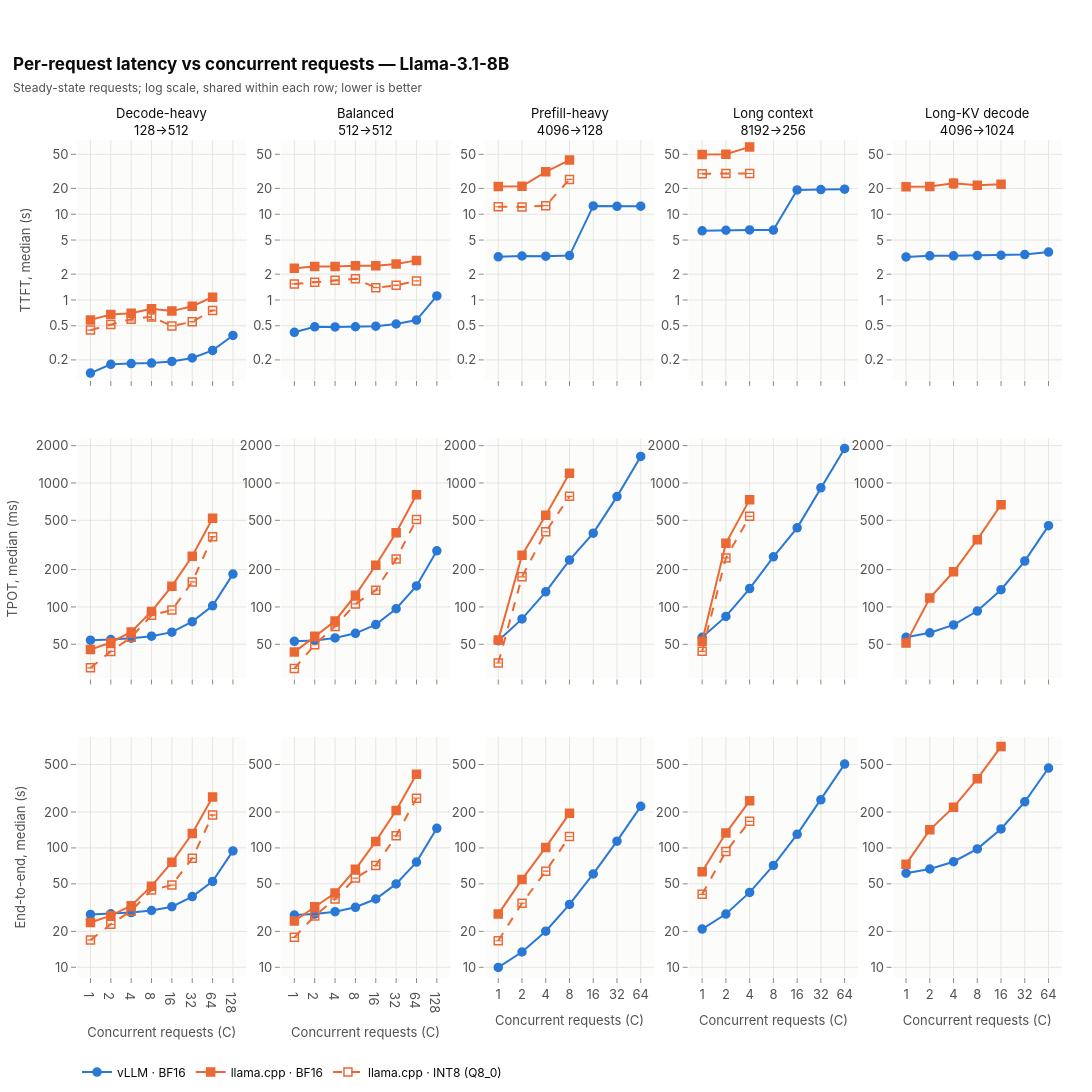

Write notebook code for a chart like this one.
### Markdown cell above
## 1. Latency vs concurrency

### Code cell
fig = plots.concurrency_grid(primary, [
    plots.Panel("ttft_s_p50_mean", "TTFT, median (s)", "s", log_y=True, share_y=True),
    plots.Panel("tpot_s_p50_mean", "TPOT, median (ms)", "ms", scale=1e3, log_y=True, share_y=True),
    plots.Panel("e2e_s_p50_mean", "End-to-end, median (s)", "s", log_y=True, share_y=True),
], title=f"Per-request latency vs concurrent requests — {registry.model_label(MODEL)}",
   subtitle="Steady-state requests; log scale, shared within each row; lower is better")
fig.show()
